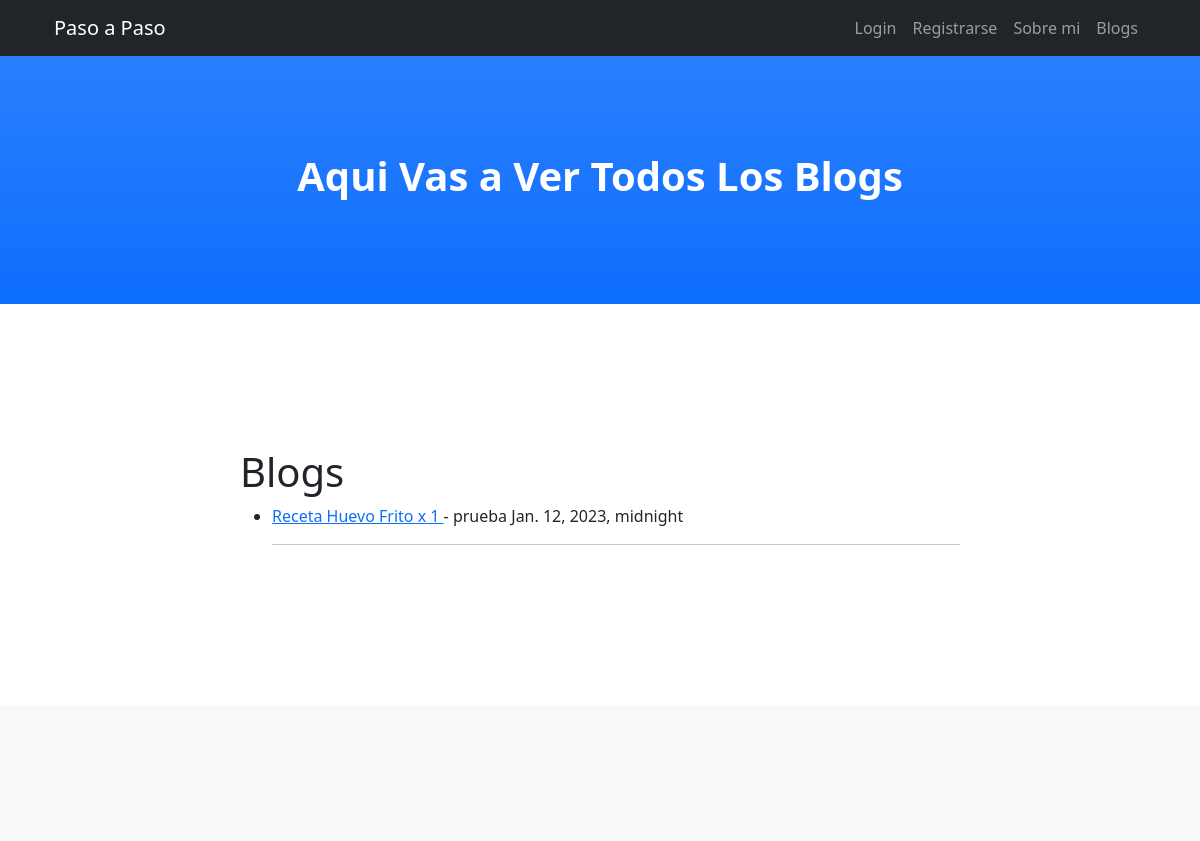
Before: /leermas (upper part) with the older database file.
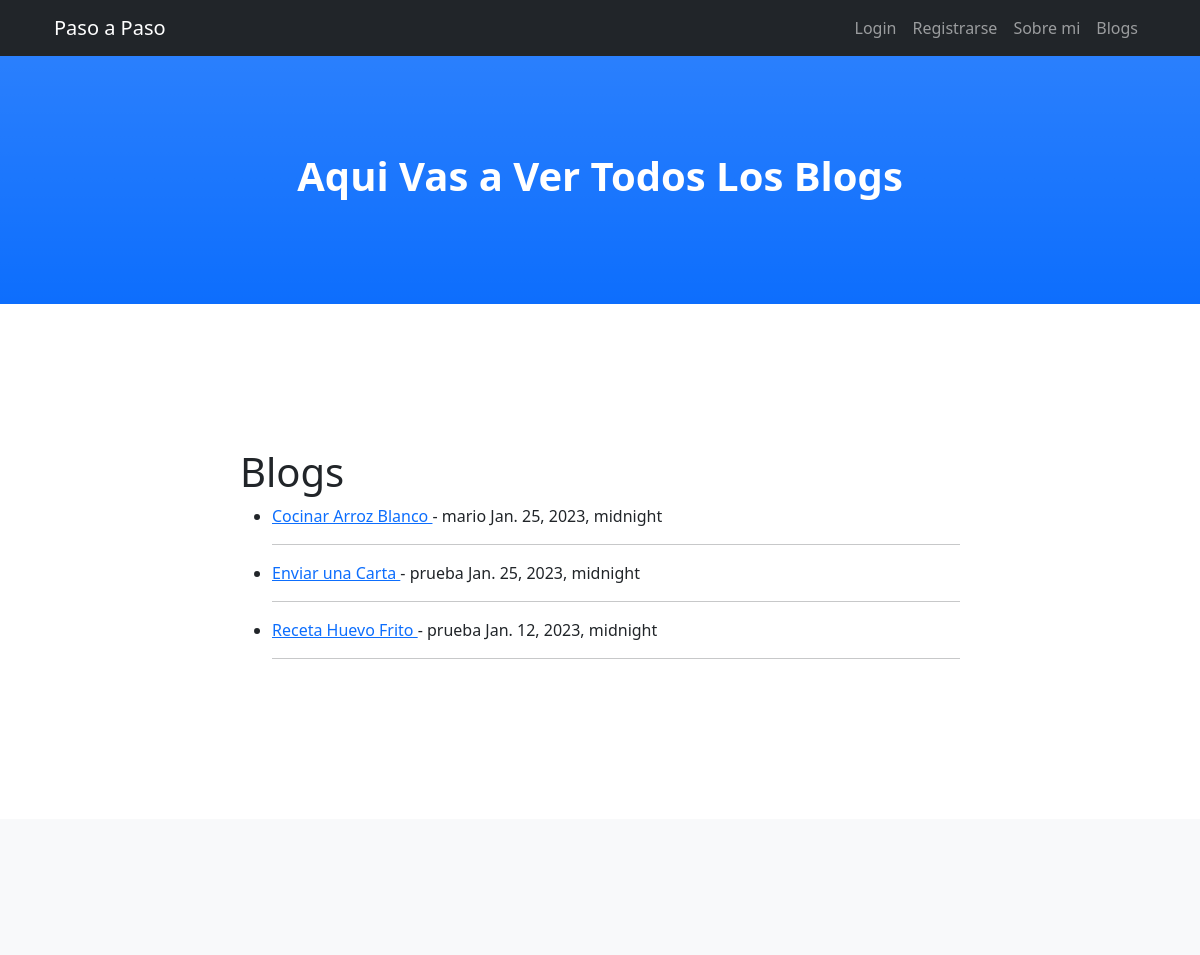
After: the same page with the newer database file.
### Blog/models.py (models this page shows, shortened)
class Blog(models.Model):
    titulo = models.CharField(max_length=200)
    subtitulo = models.CharField(max_length=200, blank=True) #Opcional, por eso blank=true
    cuerpo = RichTextUploadingField(blank=True, null=True)
    autor = models.ForeignKey(User, on_delete=models.CASCADE) #Borra posts si el autor/user es borrado
    fecha = models.DateTimeField() #Fecha de Publicacion
    imagen = models.ImageField(upload_to='media', blank=True) #Directorio donde se va a guardar

### Blog/views.py (the view)
# urls.py: path("leermas",ListaBlogs,name="LeerMas"),
def ListaBlogs(request): #Lista de Blogs
    blogs = Blog.objects.all().order_by('-fecha')
    return render(request, 'leermas.html', {'blogs':blogs})

### Blog/templates/leermas.html (shortened to what this page needs)
{% extends "index.html" %}
{% load static %}
{% block titulo %}
Aqui Vas a Ver Todos Los Blogs
{% endblock %}
{% block contenido %}
<h1>Blogs</h1>
<ul>
{% for blog in blogs %}
    <li><a href="{% url "DetalleBlog" blog.pk %}">
    {{ blog.titulo | safe}} </a> -
    {{ blog.autor }}
    {{ blog.fecha }} <br/>
    <hr>
    {% endfor %}
</ul>
{% endblock %}

### Blog/templates/index.html (shortened to what this page needs)
<!DOCTYPE html>
<html lang="en">
    <head>
        {% load static %}
        <link href="{% static 'blog/css/styles.css' %}" rel="stylesheet" />
    </head>
    <body id="page-top">
        <nav class="navbar navbar-expand-lg navbar-dark bg-dark fixed-top" id="mainNav">
            <div class="container px-4">
                <a class="navbar-brand" href="{% url 'Inicio' %}">Paso a Paso</a>
                <div class="collapse navbar-collapse" id="navbarResponsive">
                    <ul class="navbar-nav ms-auto">
                        {% if user.is_authenticated %}
                        <a class="navbar-brand" href="{% url 'Perfil' %}">{{ user.get_username }} </a>
                        <li class="nav-item"><a class="nav-link" href="{% url 'CrearBlog' %}">Crear Blog</a></li>
                        <li class="nav-item"><a class="nav-link" href="{% url 'Perfil' %}">Perfil</a></li>
                        <li class="nav-item"><a class="nav-link" href="{% url 'CerrarSesion' %}">LogOut</a></li>
                        {% else %}
                        <li class="nav-item"><a class="nav-link" href="{% url 'IniciarSesion' %}">Login</a></li>
                        <li class="nav-item"><a class="nav-link" href="{% url 'Registrarse' %}">Registrarse</a></li>
                        {% endif %}
                        <li class="nav-item"><a class="nav-link" href="{% url 'SobreMi' %}">Sobre mi</a></li>
                        <li class="nav-item"><a class="nav-link" href="{% url 'LeerMas' %}">Blogs</a></li>
                    </ul>
                </div>
            </div>
        </nav>
        <header class="bg-primary bg-gradient text-white">
            <div class="container px-4 text-center">
                <h1 class="fw-bolder">{% block titulo %}
                    {% endblock %}</h1>
            </div>
        </header>
        <section id="about">
            <div class="container px-4">
                <div class="row gx-4 justify-content-center">
                    <div class="col-lg-8">
                        {% block contenido %}
                        {% endblock %}
                    </div>
                </div>
            </div>
        </section>
        <section class="bg-light" id="services">
        </section>
    </body>
</html>

Changed rows visible on the page:
added Blog: titulo "Cocinar Arroz Blanco", autor "mario", fecha "Jan. 25, 2023, midnight"
added Blog: titulo "Enviar una Carta", autor "prueba", fecha "Jan. 25, 2023, midnight"
changed Blog: titulo "Receta Huevo Frito x 1" → "Receta Huevo Frito"
